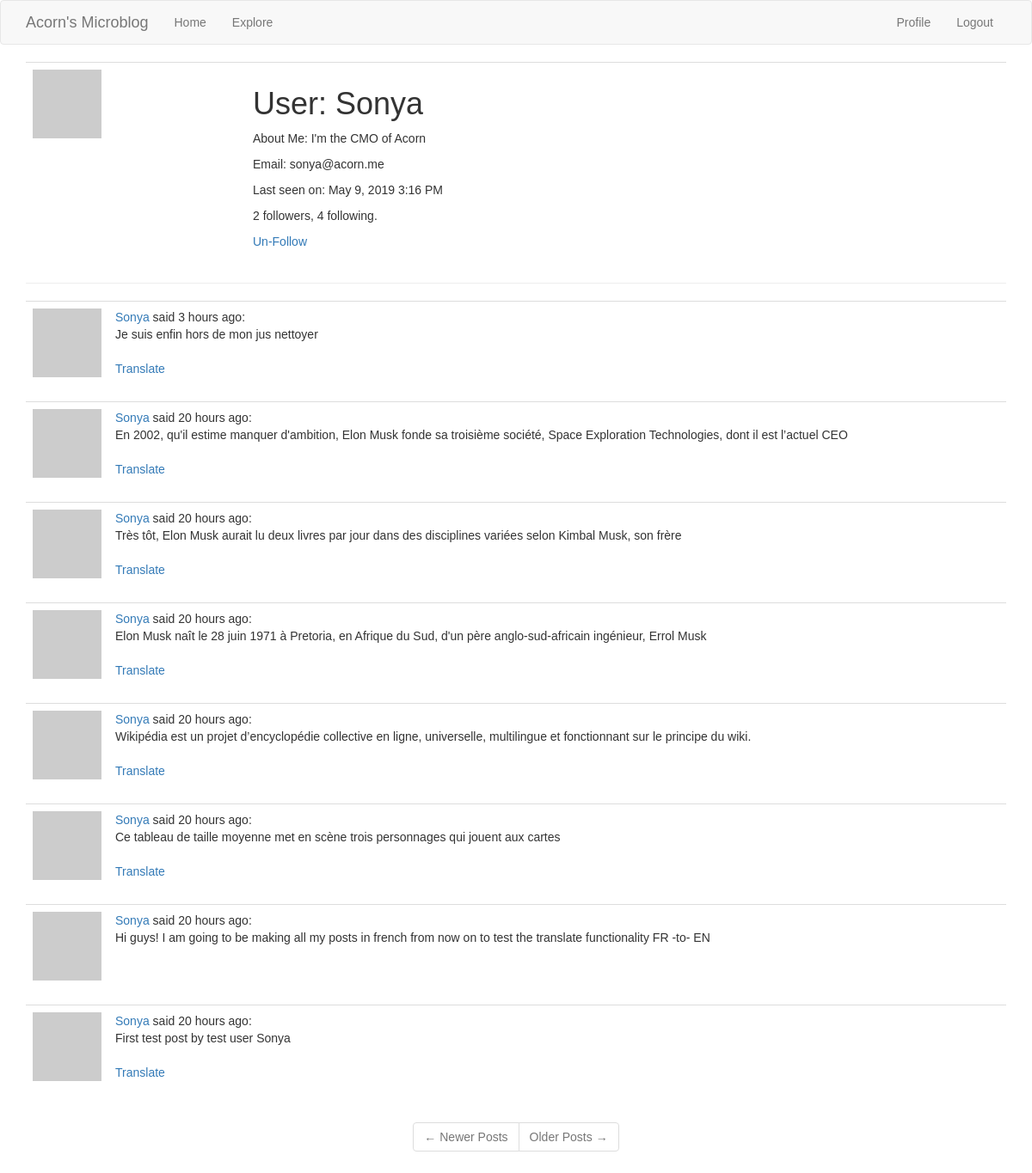
Screenshot of /user/Sonya (signed in) with the database file from the repository.
### app/models.py (models this page shows, shortened)
class User(UserMixin, db.Model):
    id = db.Column(db.Integer, primary_key=True)
    username = db.Column(db.String(64), index=True, unique=True)
    email = db.Column(db.String(120), index=True, unique=True)
    password_hash = db.Column(db.String(128))
    posts = db.relationship('Post', backref='author', lazy='dynamic')
    followed = db.relationship('User',
                               secondary=followers,
                               primaryjoin=(followers.c.follower_id == id),
                               secondaryjoin=(followers.c.followed_id == id),
                               backref=db.backref('followers',
                                                  lazy='dynamic'),
                               lazy='dynamic')
    def is_following(self, user):
        return self.followed.filter(
            followers.c.followed_id == user.id).count() > 0
    about_me = db.Column(db.String(140))
    last_seen = db.Column(db.DateTime, default=datetime.utcnow)
    def avatar(self, size):
        digest = md5(self.email.lower().encode('utf-8')).hexdigest()
        return 'https://www.gravatar.com/avatar/{}?d=identicon&s={}'.format(digest, size)

class Post(db.Model):
    id = db.Column(db.Integer, primary_key=True)
    body = db.Column(db.String(140))
    timestamp = db.Column(db.DateTime, index=True, default=datetime.utcnow)
    user_id = db.Column(db.Integer, db.ForeignKey('user.id'))
    language = db.Column(db.String(5))

### app/main/routes.py (the view)
@bp.route('/user/<username>')
@login_required
def user(username):
    user = User.query.filter_by(username=username).first_or_404()
    page = request.args.get('page', 1, type=int)
    posts = user.posts.order_by(Post.timestamp.desc()).paginate(page, current_app.config['POSTS_PER_PAGE'], False)
    next_url = url_for('main.user', username=user.username, page=posts.next_num) if posts.has_next else None
    prev_url = url_for('main.user', username=user.username, page=posts.prev_num) if posts.has_prev else None
    return render_template('user.html', user=user, posts=posts.items, next_url=next_url, prev_url=prev_url)

### app/main/routes.py (called while the page is built)
@bp.before_request
def before_request():
    g.locale = str(get_locale())
    if current_user.is_authenticated:
        current_user.last_seen = datetime.utcnow()
        db.session.commit()

### app/models.py (called while the page is built)
@login.user_loader
def load_user(id):
    return User.query.get(int(id))  # DB may use numeric ID hence the int conversion

### app/templates/user.html
{% extends "base.html" %}
{% block app_content %}
    <table class="table table-hover">
        <tr>
            <td width="256px">
                <img src="{{ user.avatar(256) }}">
            </td>
            <td>
                <h1>User: {{ user.username }}</h1>
                {% if user.about_me %}
                    <p>
                        About Me: {{ user.about_me }}
                    </p>
                {% endif %}
                <p>
                    Email: {{ user.email }}
                </p>
                {% if user.last_seen %}
                    <p>
                        Last seen on: {{ moment(user.last_seen).format('LLL') }}
                    </p>
                {% endif %}
                <p>{{ user.followers.count() }} followers, {{ user.followed.count() }} following.</p>
                {% if user == current_user %}
                    <p>
                        <a href="{{ url_for('main.edit_profile') }}">
                            Edit your profile
                        </a>
                    </p>
                {% elif not current_user.is_following(user) %}
                    <p>
                        <a href="{{ url_for('main.follow', username=user.username) }}">
                            Follow
                        </a>
                    </p>
                {% else %}
                    <p>
                        <a href="{{ url_for('main.unfollow', username=user.username) }}">
                            Un-Follow
                        </a>
                    </p>
                {% endif %}
            </td>
        </tr>
    </table>
    <hr>
    {% for post in posts %}
        {% include '_post.html' %}
    {% endfor %}
    <div class="row text-center">
        <nav aria-label="...">
            <ul class="pagination">
                <li class="page-item{% if not prev_url %} disabled{% endif %}">
                    <a class="page-link" href="{{ prev_url or '#' }}" tabindex="{% if not prev_url %}-1{%else%}1{%endif%}">
                        <span aria-hidden="true">&larr;</span> Newer Posts
                    </a>
                </li>
                <li class="page-item{% if not next_url %} disabled{% endif %}">
                    <a class="page-link" href="{{ next_url or '#' }}" tabindex="{% if not next_url %}-1{%else%}1{%endif%}">
                        Older Posts <span aria-hidden="true">&rarr;</span>
                    </a>
                </li>
            </ul>
        </nav>
    </div>
{% endblock %}

### app/templates/_post.html
<table class="table table-hover">
        <tr>
            <td width="70px">
                <a href="{{ url_for('main.user', username=post.author.username) }}">
                    <img src="{{ post.author.avatar(70) }}" />
                </a>
            </td>
            <td>
                <a class="font-weight-bold" style="text-decoration:none;" href="{{ url_for('main.user', username=post.author.username) }}">
                    {{ post.author.username }}
                </a>
                said {{ moment(post.timestamp).fromNow() }}:
                <br>
                <span id="post{{ post.id }}">
                    {{ post.body }}
                </span>
                {% if post.language and post.language != g.locale %}
                <br><br>
                <span id="translation{{ post.id }}">
                    <a href="javascript:translate(
                                '#post{{ post.id }}',
                                '#translation{{ post.id }}',
                                '{{ post.language }}',
                                '{{ g.locale }}');">{{ 'Translate' }}
                    </a>
                </span>
                {% endif %}
            </td>
        </tr>
    </table>

### app/static/css/main.css (style rules this page uses)
html { font-family: commuters-sans, sans-serif; }
body { font-family: commuters-sans, sans-serif; }

### rows the page displays
User: username "Sonya", about_me "I'm the CMO of Acorn", email "sonya@acorn.me", last_seen "May 9, 2019 3:16 PM"
Post: author.username "Sonya", timestamp "3 hours ago", body "Je suis enfin hors de mon jus nettoyer", value "Translate"
Post: author.username "Sonya", timestamp "20 hours ago", body "En 2002, qu'il estime manquer d'ambition, Elon Musk fonde sa troisième société, Space Exploration Technologies, dont il est l’actuel CEO", value "Translate"
Post: author.username "Sonya", timestamp "20 hours ago", body "Très tôt, Elon Musk aurait lu deux livres par jour dans des disciplines variées selon Kimbal Musk, son frère", value "Translate"
Post: author.username "Sonya", timestamp "20 hours ago", body "Elon Musk naît le 28 juin 1971 à Pretoria, en Afrique du Sud, d'un père anglo-sud-africain ingénieur, Errol Musk", value "Translate"
Post: author.username "Sonya", timestamp "20 hours ago", body "Wikipédia est un projet d’encyclopédie collective en ligne, universelle, multilingue et fonctionnant sur le principe du wiki.", value "Translate"
Post: author.username "Sonya", timestamp "20 hours ago", body "Ce tableau de taille moyenne met en scène trois personnages qui jouent aux cartes", value "Translate"
Post: author.username "Sonya", timestamp "20 hours ago", body "Hi guys! I am going to be making all my posts in french from now on to test the translate functionality FR -to- EN"
Post: author.username "Sonya", timestamp "20 hours ago", body "First test post by test user Sonya", value "Translate"

### other values shown
{{ user.followers.count() }} "2"
{{ user.followed.count() }} "4"
